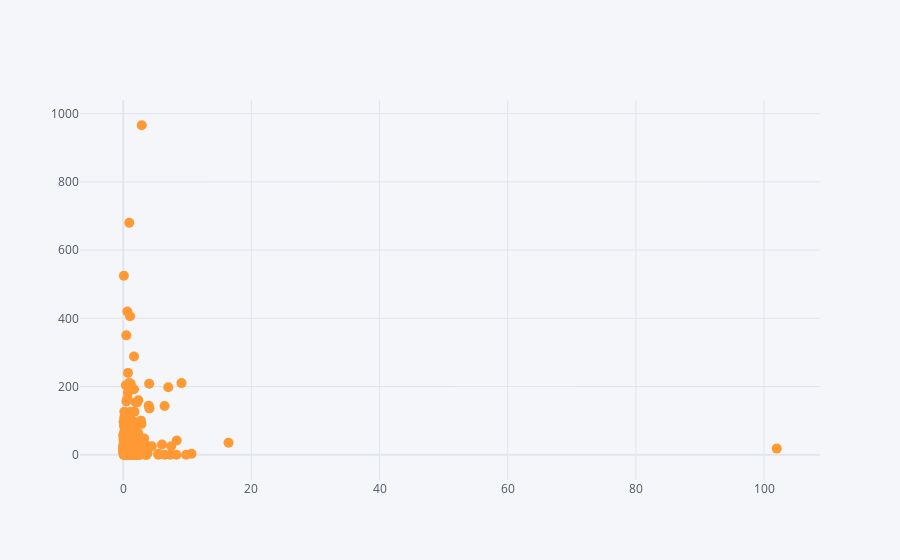

This figure's notebook cell:
### Code cell
#Due the outlier, let's create an interactable graph to see more details of the graph.

df_withscores.iplot(kind='scatter',x='Reply_rates',y='Importance Scores',mode='markers',size=10)

### Figure 1 — Plotly figure (JSON) as saved in the notebook; plotly's stock layout.template omitted (floating-point values rounded to 4 significant figures; data arrays with more than 128 entries replaced by an {"elided": "..."} marker saying what was removed)
{"data": [{"line": {"color": "rgba(255, 153, 51, 1.0)", "dash": "solid", "shape": "linear", "width": 1.3}, "marker": {"size": 10, "symbol": "circle"}, "mode": "markers", "name": "Importance Scores", "text": "", "type": "scatter", "x": {"elided": "250 float values"}, "y": {"elided": "250 int values"}}], "layout": {"legend": {"bgcolor": "#F5F6F9", "font": {"color": "#4D5663"}}, "paper_bgcolor": "#F5F6F9", "plot_bgcolor": "#F5F6F9", "title": {"font": {"color": "#4D5663"}}, "xaxis": {"gridcolor": "#E1E5ED", "showgrid": true, "tickfont": {"color": "#4D5663"}, "title": {"font": {"color": "#4D5663"}, "text": ""}, "zerolinecolor": "#E1E5ED"}, "yaxis": {"gridcolor": "#E1E5ED", "showgrid": true, "tickfont": {"color": "#4D5663"}, "title": {"font": {"color": "#4D5663"}, "text": ""}, "zerolinecolor": "#E1E5ED"}}}
